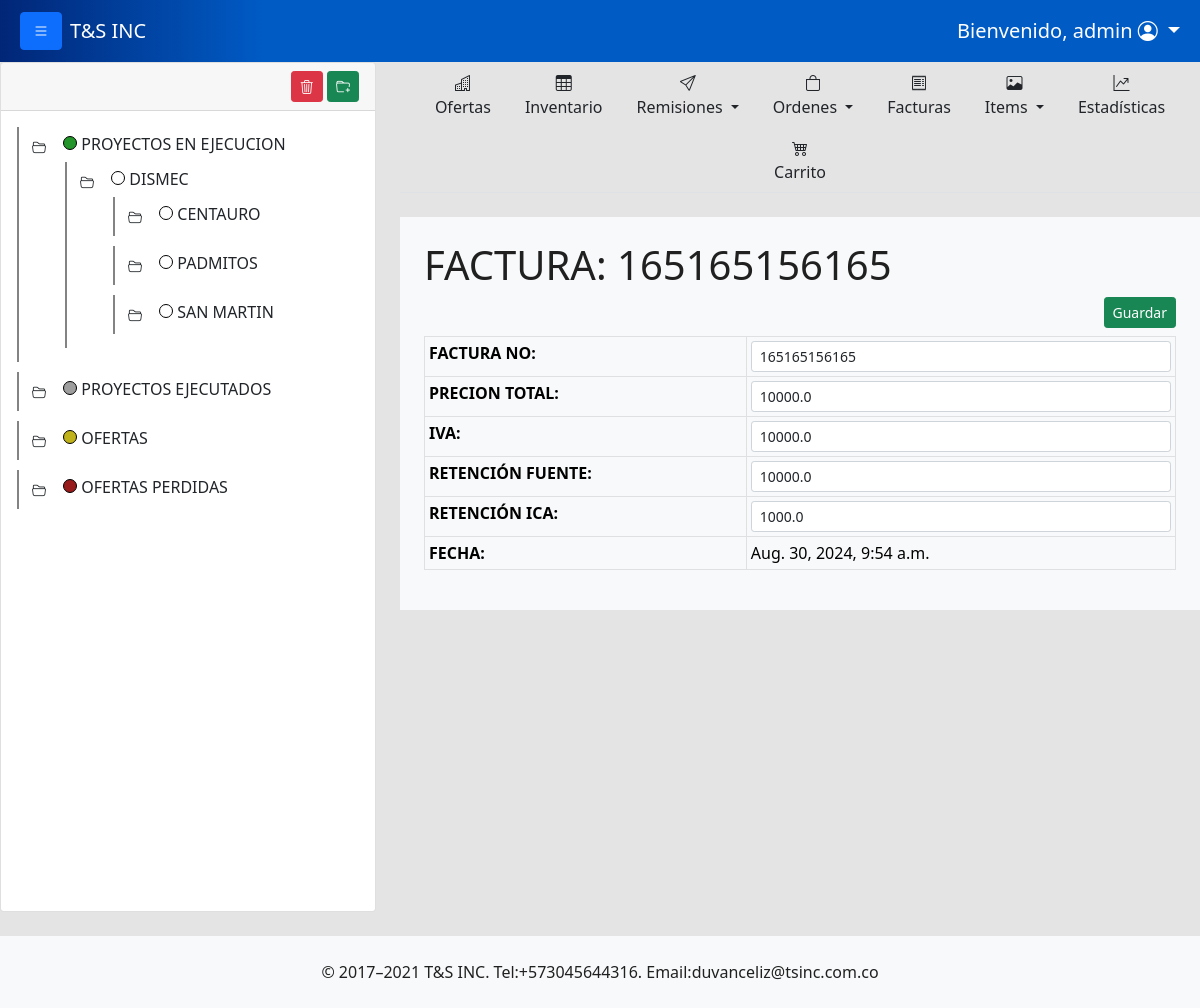
Screenshot of /show_invoice/3 (signed in) with the database file from the repository.
### tsinc/models.py (models this page shows, shortened)
class Folder(models.Model):
    name = models.CharField(max_length=200)
    order = models.PositiveIntegerField(default=0)
    color = models.CharField(max_length=50, null=True, blank=True)
    parent = models.ForeignKey('self', on_delete=models.CASCADE, null=True, blank=True, related_name='children')
    project = models.ForeignKey(Project, on_delete=models.SET_NULL, null=True, blank=True)
    usersession = models.ForeignKey(User,on_delete=models.SET_NULL, null=True, blank=True )
    date = models.DateTimeField(default=timezone.now)
    class Meta:
        verbose_name = "Carpeta"
        verbose_name_plural = "Carpetas"
        ordering = ['order']

class Invoice(models.Model):
    number = models.CharField(max_length=100)
    total_price = models.FloatField(default=0)
    iva = models.FloatField(default=0)
    source_retention = models.FloatField(default=0)
    ica_retention = models.FloatField(default=0)
    usersession = models.ForeignKey(User,on_delete=models.SET_NULL, null=True, blank=True)
    project = models.ForeignKey(Project, on_delete=models.CASCADE, null=True)
    date = models.DateTimeField(default=timezone.now)
    class Meta:
        verbose_name = "Factura"
        verbose_name_plural = "Facturas"

### tsinc/views.py (the view)
# urls.py: path('show_invoice/<int:id>', views.show_invoice, name='show_invoice'),
@login_required
def show_invoice(request, id):
    invoice = Invoice.objects.filter(id=id).first()
    return render(request,"show_invoice.html",{'invoice':invoice})

### tsinc/context_processors.py (called while the page is built)
def folder_tree(request):
    folders = Folder.objects.select_related('parent').order_by('parent_id', 'order')
    return {
        'folder_tree':folders
    }

def get_user(request):
    return {
        'user':request.user
    }

### tsinc/templates/show_invoice.html (shortened to what this page needs)
{% extends 'layout_with_folder_tree.html' %} {% block body %} {% load static %}
<div class="container bg-light p-4">
    <div class="row">
       <div class="col-md-12">
        <h4 class="display-6">FACTURA: {{invoice.number}}</h4>
        <form action="{% url 'update_invoice' invoice.id %}"  method="post">
            <div class="row mb-2">
                <div class="col-4"></div>
                <div class="col-4"></div>
                <div class="col-4 text-end">
                    <button class="btn btn-success btn-sm">Guardar</button>
                </div>
            </div>
        <table class="table table-light table-sm table-bordered">
            <tbody>
              <tr>
                <td class="fw-bold">FACTURA NO:</td>
                <td><input type="0" value="{{invoice.number}}" class="form-control form-control-sm" name="number"></td>
              </tr>
              <tr>
                <td class="fw-bold">PRECION TOTAL:</td>
                <td><input type="0" value="{{invoice.total_price}}" class="form-control form-control-sm" name="total_price"></td>
              </tr>
              <tr>
                <td class="fw-bold">IVA:</td>
                <td><input type="0" value="{{invoice.iva}}" class="form-control form-control-sm" name="iva"></td>
              </tr>
              <tr>
                <td class="fw-bold">RETENCIÓN FUENTE:</td>
                <td><input type="0" value="{{invoice.source_retention}}" class="form-control form-control-sm" name="source_retention"></td>
              </tr>
              <tr>
                <td class="fw-bold">RETENCIÓN ICA:</td>
                <td><input type="0" value="{{invoice.ica_retention}}" class="form-control form-control-sm" name="ica_retention"></td>
              </tr>
              <tr>
                <td class="fw-bold">FECHA:</td>
                <td>{{invoice.date}}</td>
              </tr>
            </tbody>
          </table>
        </form>
       </div>
    </div>
</div>
{% endblock %}

### tsinc/templates/layout_with_folder_tree.html (shortened to what this page needs)
{% load static %}
<!DOCTYPE html>
<html lang="es">
  <head>
    <link
      href="https://cdn.jsdelivr.net/npm/bootstrap@5.0.2/dist/css/bootstrap.min.css"
      rel="stylesheet"
    />
    <link rel="stylesheet" href="https://cdn.jsdelivr.net/npm/bootstrap-icons@1.11.3/font/bootstrap-icons.min.css">
    <link rel="stylesheet" href="{% static 'css/styles.css' %}">
    <link rel="stylesheet" href="{% static 'css_w/styles_workspace.css' %}">
  </head>
      <nav class="navbar navbar-expand-lg navbar navbar-dark" style="background: linear-gradient(90deg, rgba(1,38,119,1) 0%, rgba(0,91,197,1) 22%, rgba(0,91,197,1) 100%);">
        <div class="container-fluid">
          <div class="mx-2">
          <button class="btn btn-primary" id="btn-open-close-nav"><i class="bi bi-list"></i></button>
          </div>
          <a class="navbar-brand" href="#" >T&S INC</a>
          <div class="collapse navbar-collapse justify-content-end" id="navbarNavAltMarkup">
            <div class="navbar-nav">
              {% if user.is_staff %}
              <li class="nav-item dropdown">
                <a class="nav-link dropdown-toggle fs-5 text-white text-center" href="#" id="navbarDarkDropdownMenuLink" role="button" data-bs-toggle="dropdown" aria-expanded="false">
                  <span class="fs-5">Bienvenido, {{user.username}}</span>
                  <i class="bi bi-person-circle"></i>
                </a>
              </li>
              {% endif %}
            </div>
          </div>
        </div>
      </nav>
    <body >
      <div class="continer-flow content">
        <div class="row row-cols-2">
            <div class="col" style="display: none;  width: 400px;" id="nav-tree">
              <div class="card">
                <div class="card-header">
                    <div class="row">
                      <div class="col-8">
                      </div>
                      <div class="col-4 text-end">
                          <button id="btn-hidden-delete-folder" class="btn btn-danger btn-sm" ><i class="bi bi-trash3"></i></button>
                          <button id="btn-hidden-folder" class="btn btn-success btn-sm"><i class="bi bi-folder-plus"></i></button>
                      </div>
                    </div>
                </div>
                <div class="card-body workspace-nav">
                  <ul id="tree" >
                      {% include 'workspace_comp/subfolder_tree.html' with folders=folder_tree parent=None %}
                </ul>
                </div>
              </div>
            </div>
            <div class="col-md">
              <ul class="nav nav-tabs justify-content-center mb-4">
                <li class="nav-item">
                  <a class="nav-link text-dark text-center" href="{% url 'show_all_offers' %}">
                    <i class="bi bi-buildings d-block"></i>
                    Ofertas
                  </a>
                </li>
                <li class="nav-item">
                  <a class="nav-link text-dark text-center" href="{% url 'product' %}">
                    <i class="bi bi-table d-block"></i>
                    Inventario
                  </a>
                </li>
                <li class="nav-item dropdown">
                  <a class="nav-link dropdown-toggle text-center text-dark" data-bs-toggle="dropdown" href="#" role="button" aria-expanded="false">
                    <i class="bi bi-send d-block"></i>
                     Remisiones
                  </a>
                </li>
                <li class="nav-item dropdown">
                  <a class="nav-link dropdown-toggle text-center text-dark" data-bs-toggle="dropdown" href="#" role="button" aria-expanded="false">
                    <i class="bi bi-bag d-block"></i>
                    Ordenes
                  </a>
                </li>
                <li class="nav-item">
                  <a class="nav-link text-dark text-center" href="{% url 'invoices' %}">
                    <i class="bi bi-receipt d-block"></i>
                    Facturas
                  </a>
                </li>
                <li class="nav-item dropdown">
                  <a class="nav-link dropdown-toggle text-center text-dark" data-bs-toggle="dropdown" href="#" role="button" aria-expanded="false">
                    <i class="bi bi-image d-block"></i>
                  Items
                  </a>
                </li>
                <li class="nav-item">
                  <a class="nav-link text-dark text-center" href="{% url 'order_statictics' %}">
                    <i class="bi bi-graph-up-arrow d-block"></i>
                    Estadísticas
                  </a>
                </li>
                <li class="nav-item">
                  <a class="nav-link text-dark text-center" href="{% url 'carpage' %}">
                    <i class="bi bi-cart4 d-block"></i>
                    Carrito
                  </a>
                </li>
              </ul>
                {% block body %} {% endblock %}
            </div>
        </div>
      </div>
        <footer class="bg-light mt-4 d-flex justify-content-center">
          <div class="p-4">© 2017–2021 T&S INC. Tel:+573045644316. Email:duvanceliz@tsinc.com.co
         </div>
        </footer>
    </body>
</html>

### tsinc/templates/workspace_comp/subfolder_tree.html (shortened to what this page needs)
{% for folder in folders %}
    {% if folder.parent_id == parent %}
    <li data-id="{{folder.id}}">
            <span class="toggle-button " onclick="toggleSubfolders(this)"> <button class="btn btn btn-sm "><i class="bi bi-folder2-open"></i></button> </span>
            <div id="folder-color-indicator" style="background: {{folder.color}};"></div>
            <a href="{% url 'overview_folder' folder.id %}" class="text-dark" style="text-decoration: none;" >{{ folder.name }}</a>
            {% if folder.children.exists %}
                <ul data-id="{{folder.id}}" style="display: none;">
                    {% include 'workspace_comp/subfolder_tree.html' with folders=folders parent=folder.id %}
                </ul>
            {% else %}
            <ul>
            </ul>
            {% endif %}
        </li>
    {% endif %}
{% endfor %}

### tsinc/static/css/styles.css (style rules this page uses)
body { background: #e4e4e4; color: #202020; height: 100vh; overflow-x: hidden; overflow-y: auto; }
html, body { height: 100%; margin: 0; }
body { display: flex; flex-direction: column; }
.content { flex: 1; }
ul { list-style-type: none; }
ul ul { margin-left: 10px; }
.toggle-button { cursor: pointer; font-size: 12px; margin-right: 5px; }
.workspace-nav { height: 800px; overflow-y: scroll; }
.workspace-nav { width: 100%; overflow-x: scroll; white-space: nowrap; }
#tree { list-style-type: none; margin: 0; padding: 0; }
#tree li { margin-bottom: 10px; padding: 4px; border-left: 2px solid #838383; cursor: pointer; }
#tree ul { margin-left: 10px; }

### tsinc/static/css_w/styles_workspace.css (style rules this page uses)
#folder-color-indicator { width: 14px; height: 14px; background-color: blueviolet; display: inline-block; border-radius: 10px; border: 1px solid black; }

### rows the page displays
Folder: name "PROYECTOS EN EJECUCION"
Folder: name "DISMEC"
Folder: name "CENTAURO"
Folder: name "PADMITOS"
Folder: name "SAN MARTIN"
Folder: name "PROYECTOS EJECUTADOS"
Folder: name "OFERTAS"
Folder: name "OFERTAS PERDIDAS"
Invoice: number "165165156165", total_price "10000.0", iva "10000.0", source_retention "10000.0", ica_retention "1000.0", date "Aug. 30, 2024, 9:54 a.m."

### other values shown
{{ user.username }} "admin"
